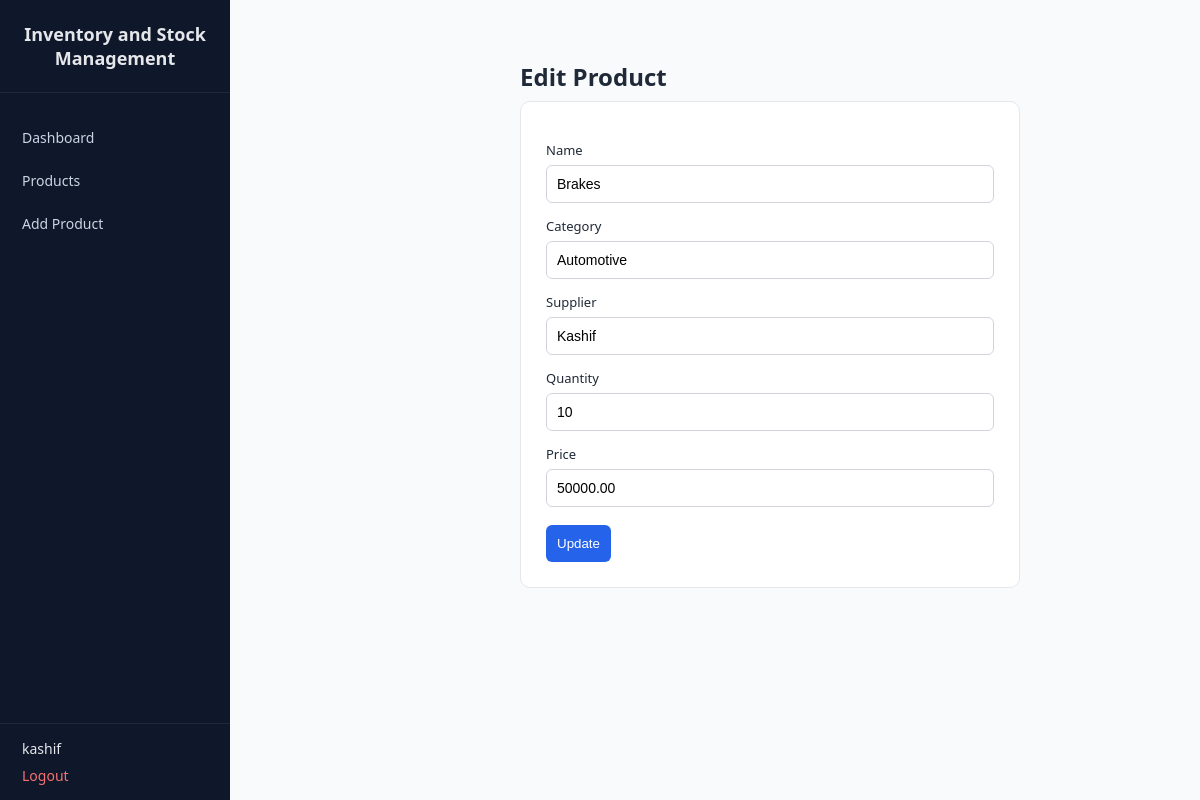
The app's page /edit.php?id=21 (signed in) with its own data.
### tables this page shows
CREATE TABLE `products` (
  `id` int NOT NULL AUTO_INCREMENT,
  `name` varchar(100) NOT NULL,
  `supplier_id` int NOT NULL,
  `category` varchar(50) DEFAULT NULL,
  `quantity` int NOT NULL,
  `price` decimal(10,2) NOT NULL,
  `created_at` timestamp NULL DEFAULT CURRENT_TIMESTAMP,
  `user_id` int NOT NULL,
  PRIMARY KEY (`id`),
  KEY `supplier_id` (`supplier_id`),
  CONSTRAINT `products_ibfk_1` FOREIGN KEY (`supplier_id`) REFERENCES `suppliers`(`id`) ON DELETE CASCADE ON UPDATE CASCADE
);

CREATE TABLE `suppliers` (
  `id` int NOT NULL AUTO_INCREMENT,
  `name` varchar(100) NOT NULL,
  `contact` varchar(50) DEFAULT NULL,
  PRIMARY KEY (`id`)
);

### public/edit.php (the view, shortened to what this page needs)
<?php
require '../config/db.php';
require '../templates/header.php';
$id = $_GET['id'];
$stmt = $pdo->prepare("SELECT * FROM products WHERE id=? AND user_id=?");
$stmt->execute([$id, $_SESSION['user_id']]);
$p = $stmt->fetch();
?>
<div class="main">
    <h2>Edit Product</h2>
    <form method="post">
        <label>Name</label>
        <input name="name" value="<?= htmlspecialchars($p['name']) ?>" required>
        <label>Category</label>
        <input name="category" value="<?= htmlspecialchars($p['category']) ?>">
        <label>Supplier</label>
        <input name="supplier" value="<?= htmlspecialchars($pdo->query("SELECT name FROM suppliers WHERE id={$p['supplier_id']}")->fetchColumn()) ?>" required>
        <label>Quantity</label>
        <input type="number" name="quantity" value="<?= $p['quantity'] ?>" min="0" required>
        <label>Price</label>
        <input type="number" step="0.01" name="price" value="<?= $p['price'] ?>" required>
        <button>Update</button>
    </form>
</div>
<?php require '../templates/footer.php'; ?>

### assets/css/style.css (style rules this page uses)
* { box-sizing: border-box; margin: 0; padding: 0; }
body { font-family: system-ui, -apple-system, BlinkMacSystemFont, sans-serif; background: #f8fafc; color: #1f2937; }
.main { margin-left: 230px; padding: 30px; width: calc(100% - 230px); }
h1, h2 { margin-bottom: 8px; }
form { background: #ffffff; padding: 25px; border-radius: 10px; max-width: 500px; border: 1px solid #e5e7eb; }
label { display: block; margin-top: 14px; font-size: 13px; }
input, select { width: 100%; padding: 10px; margin-top: 6px; border-radius: 6px; border: 1px solid #d1d5db; font-size: 14px; }
button { margin-top: 18px; padding: 11px; background: #2563eb; border: none; color: #ffffff; border-radius: 6px; cursor: pointer; }

### records on screen
products: name "Brakes", category "Automotive", supplier "Kashif", quantity "10", price "50000.00"

### other values on screen
$_SESSION['user'] "kashif"
